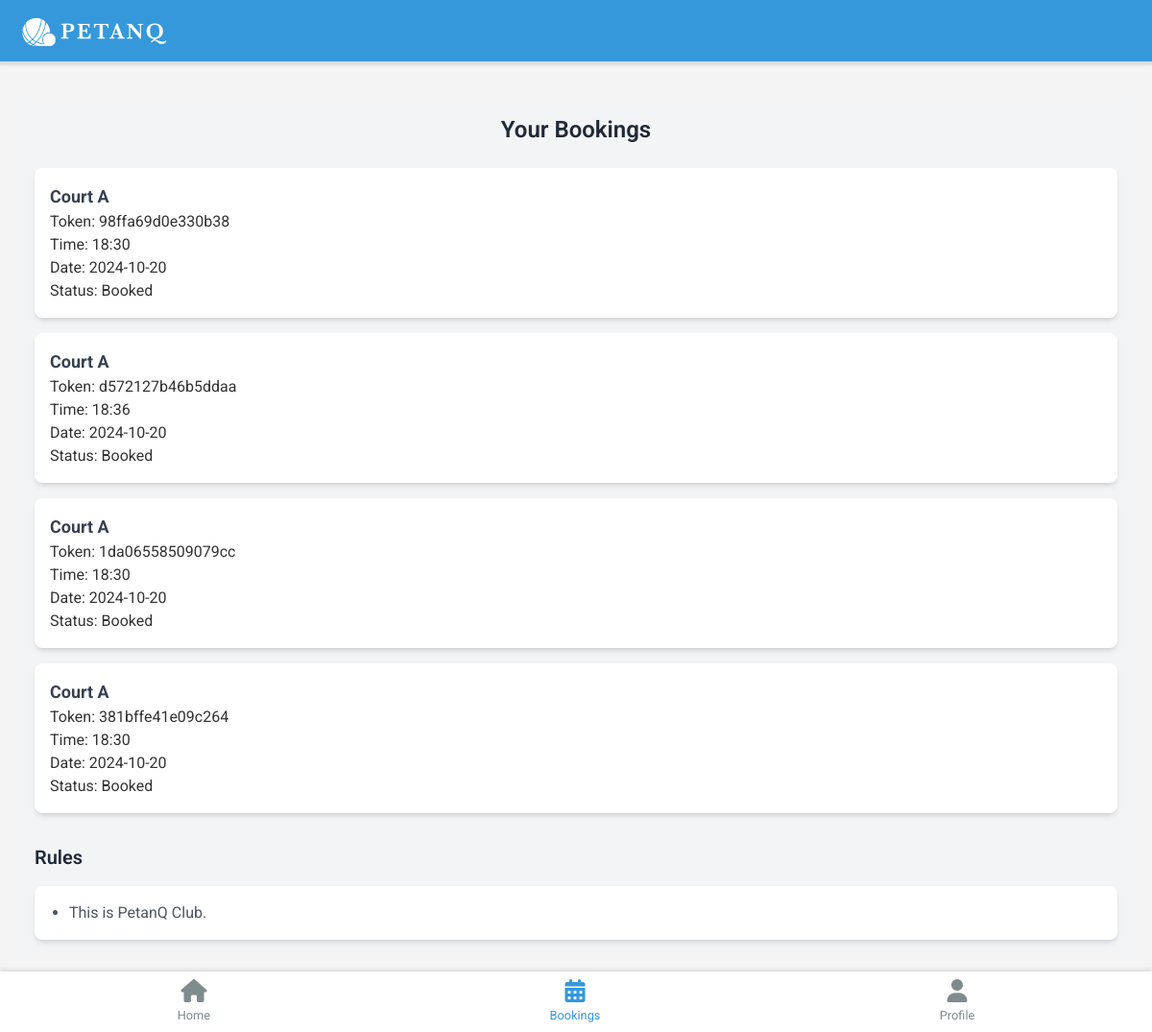
Page /user/dashboard (signed in) on the earlier database version.
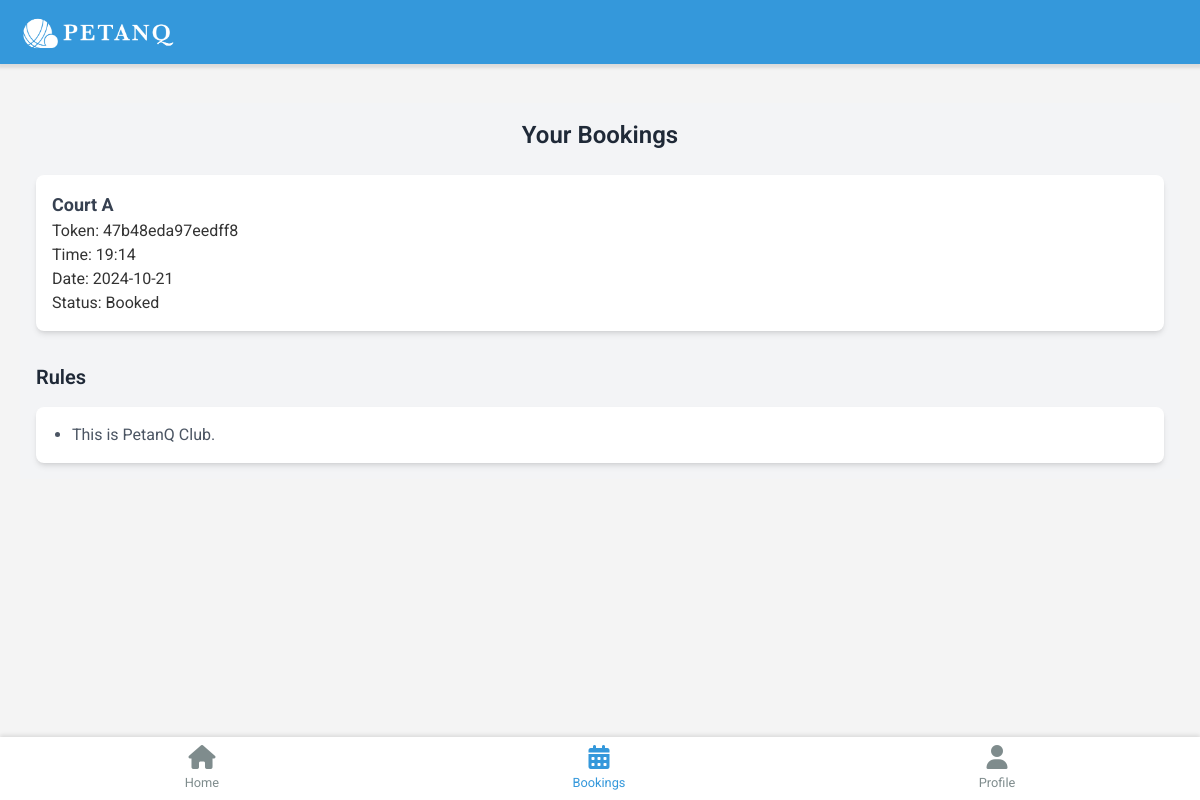
Same page on the later database version.
### webapp/models.py (models this page shows, shortened)
class Booking(db.Model):
    id = db.Column(db.Integer, primary_key=True)
    date = db.Column(db.Date, nullable=False)
    time = db.Column(db.String(10), nullable=False)
    court_name = db.Column(db.String(100), nullable=False)
    duration = db.Column(db.Integer, nullable=False)
    price = db.Column(db.Float, nullable=False)
    token = db.Column(db.String(16), unique=True, nullable=False)
    status = db.Column(db.String(50), default="Booked")
    user_id = db.Column(db.Integer, db.ForeignKey("customer.id"), nullable=False)
    court_id = db.Column(db.Integer, db.ForeignKey("court.id"), nullable=False)
    def __repr__(self):
        return f'<Booking {self.id}>'

class Rules(db.Model):
    id = db.Column(db.Integer, primary_key=True)
    rule_description = db.Column(db.String(3000))

### webapp/user.py (the view)
@user.route("/dashboard")
@login_required
def dashboard():
    rules = Rules.query.all()
    bookings = Booking.query.filter_by(user_id=current_user.id).all()
    print("User ID:", current_user.id)  # Debug print
    print("Found bookings:", bookings)  # Debug print
    return render_template("end_user/user_dashboard.html", rules=rules, bookings=bookings)

### webapp/templates/end_user/user_dashboard.html (shortened to what this page needs)
{% extends 'end_user/user_base.html' %}
{% block content %}
<div class="padding-sides home-content">
    <header class="home-header">
        <div class="logo">
            <img src="../static/img/logo2.png" alt="Logo" class="w-40 h-auto">
        </div>
        <button id="notificationBtn" aria-label="Notifications">
            <svg width="30" height="30" fill="white" xmlns="http://www.w3.org/2000/svg">
            </svg>
        </button>
    </header>
    <div class="flex flex-col items-center p-4 bg-gray-100" id="mainpage">
        <div class="mb-6">
            <h2 class="text-2xl font-semibold text-gray-800">Your Bookings</h2>
        </div>
        <div class="grid grid-cols-1 gap-4 w-full">
            {% if bookings %}
                {% for booked in bookings %}
                    <div class="bg-white p-4 rounded-lg shadow-md">
                        <h3 class="text-lg font-bold text-gray-700">{{ booked.court_name }}</h3>
                        <p>Token: {{ booked.token }}</p>
                        <p>Time: {{ booked.time }}</p>
                        <p>Date: {{ booked.date.strftime('%Y-%m-%d') }}</p>
                        <p>Status: {{ booked.status }}</p>
                    </div>
                {% endfor %}
            {% else %}
                <div class="bg-white p-4 rounded-lg shadow-md text-center">
                    You haven't booked yet. Book now!
                </div>
            {% endif %}
        </div>
        <div class="mt-8 w-full">
            <h3 class="text-xl font-semibold text-gray-800 mb-4">Rules</h3>
            <div class="bg-white p-4 rounded-lg shadow-md">
                <ul class="list-disc pl-5">
                    {% for rule in rules %}
                        <li class="text-gray-600">{{ rule.rule_description }}</li>
                    {% endfor %}
                </ul>
            </div>
        </div>
    </div>
</div>
{% endblock %}

### webapp/templates/end_user/user_base.html (shortened to what this page needs)
<!DOCTYPE html>
<html lang="en">
<head>
    <link rel="stylesheet" href="https://cdnjs.cloudflare.com/ajax/libs/font-awesome/6.6.0/css/all.min.css" />
    <script src="https://cdn.tailwindcss.com"></script>
    <link rel="stylesheet" href="{{ url_for('static', filename='css/end_user/uni.css') }}">
    <link rel="stylesheet" href="{{ url_for('static', filename='css/end_user/welcome.css') }}">
    <link rel="stylesheet" href="{{ url_for('static', filename='css/end_user/logreg.css') }}">
    <link rel="stylesheet" href="{{ url_for('static', filename='css/end_user/nav.css') }}">
    <link rel="stylesheet" href="{{ url_for('static', filename='css/end_user/home.css') }}">
    <link rel="stylesheet" href="{{ url_for('static', filename='css/end_user/bookings.css') }}">
    <link rel="stylesheet" href="{{ url_for('static', filename='css/end_user/profile.css') }}">
    <link rel="stylesheet" href="{{ url_for('static', filename='css/end_user/bookingform.css') }}">
</head>
<body>
    {% block content %}
    {% endblock %}
    {% include 'end_user/navbar.html' %}
</body>
</html>

### webapp/templates/end_user/navbar.html
<nav class="bottom-nav">
    <a href="/user/dashboard" id="homeBtn">
        <i class="fas fa-home"></i>
        <span>Home</span>
    </a>
    <a href="/user/bookings" id="bookingsBtn" class="active">
        <i class="fas fa-calendar-alt"></i>
        <span>Bookings</span>
    </a>
    <a href="/user/profile" id="profileBtn">
        <i class="fas fa-user"></i>
        <span>Profile</span>
    </a>
</nav>

### webapp/static/css/end_user/uni.css (style rules this page uses)
:root { --primary-color: #3498db; --secondary-color: #2ecc71; --background-color: #f4f4f4; --text-color: #333; --light-text-color: #7f8c8d; --border-color: #e0e0e0; --shadow-color: rgba(0, 0, 0, 0.1); --btnHover-color: #2980b9; --darkblue-color: #2c3e50; }
* { margin: 0; padding: 0; box-sizing: border-box; }
body { font-family: "Roboto"; background-color: var(--background-color); color: var(--text-color); line-gap-override: 1.6; max-height: 100vh; width: 100%; }

### webapp/static/css/end_user/welcome.css (style rules this page uses)
.logo { max-height: 50px; width: auto; }

### webapp/static/css/end_user/nav.css (style rules this page uses)
.bottom-nav { display: flex; justify-content: space-around; background-color: white; position: fixed; bottom: 0; left: 0; right: 0; padding: 0.5rem; box-shadow: 0 -2px 4px var(--shadow-color); }
.bottom-nav a { background: none; border: none; display: flex; flex-direction: column; align-items: center; color: var(--light-text-color); font-size: 0.8rem; cursor: pointer; text-decoration: none; }
.bottom-nav a.active { color: var(--primary-color); }
.bottom-nav a i { font-size: 1.5rem; margin-bottom: 0.25rem; }

### webapp/static/css/end_user/home.css (style rules this page uses)
.padding-sides { padding: 0 20px; }
.home-header { position: fixed; top: 0; left: 0; right: 0; z-index: 1000; width: 100%; height: 4rem; display: flex; align-items: center; justify-content: space-between; background: var(--primary-color); padding: 0 1.2rem; box-shadow: 0 2px 3px 2px rgba(0,0,0,0.1); }
.home-header .logo { width: 10rem; height: 3.4rem; }
#notificationBtn { background-color: transparent; border: none; cursor: pointer; color: #fff; }
.home-content { max-width: 100%; margin: 3px auto 0; padding: 20px; padding-bottom: 80px; }
#mainpage { margin-top: 80px; }

Differences in the rows shown:
no longer on this page (row edited): Booking: court_name "Court A", token "d572127b46b5ddaa", time "18:36", date "2024-10-20", status "Booked"
removed Booking: court_name "Court A", token "1da06558509079cc", time "18:30", date "2024-10-20", status "Booked"
removed Booking: court_name "Court A", token "381bffe41e09c264", time "18:30", date "2024-10-20", status "Booked"
changed Booking "Court A": token "98ffa69d0e330b38" → "47b48eda97eedff8"; time "18:30" → "19:14"; date "2024-10-20" → "2024-10-21"
